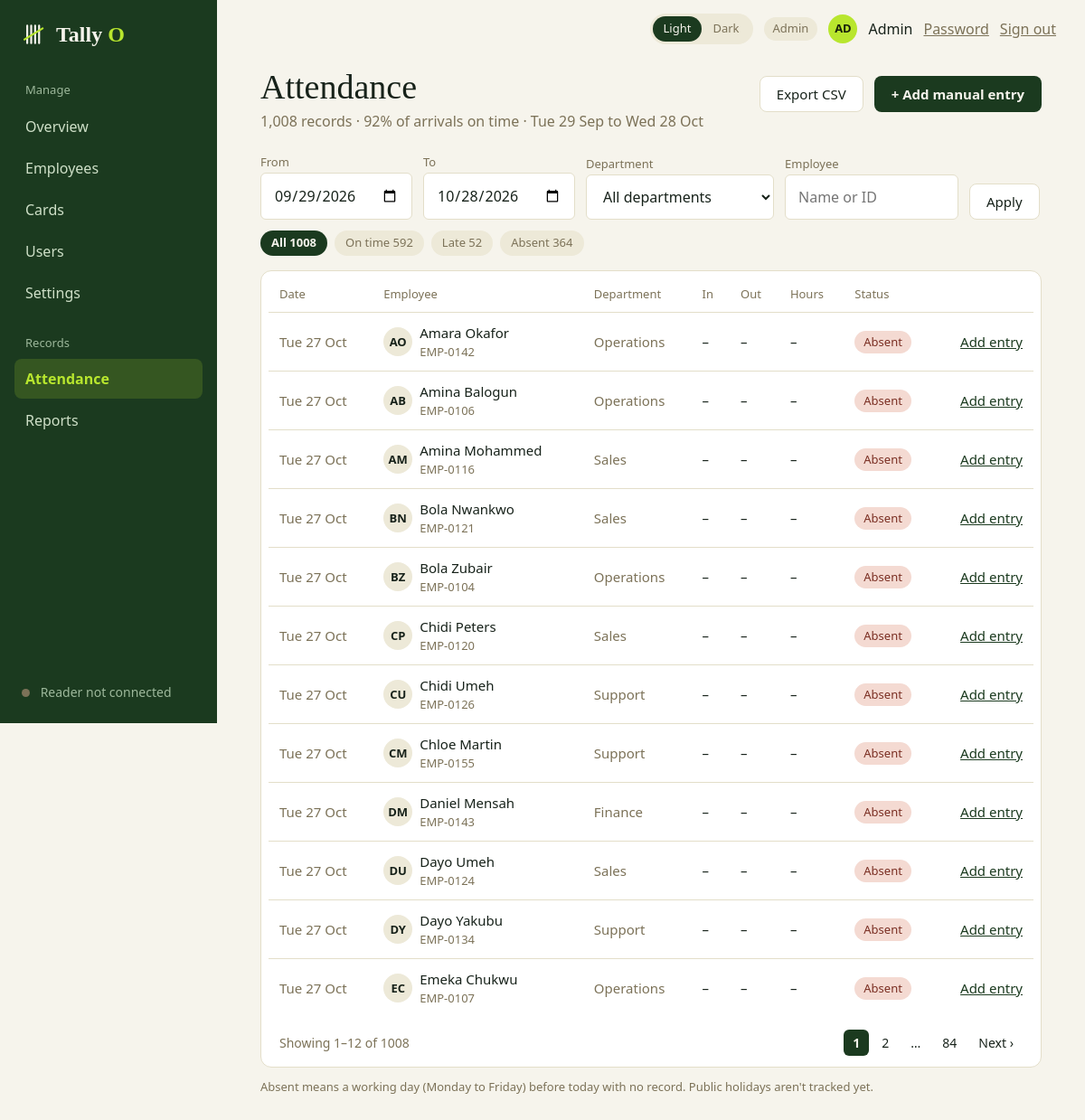
Page /admin/attendance (signed in) on the committed database.
### tables this page shows
CREATE TABLE employees (
    id            INTEGER PRIMARY KEY,
    employee_code TEXT    NOT NULL UNIQUE,              -- e.g. EMP-0142
    full_name     TEXT    NOT NULL,
    department    TEXT    NOT NULL,
    email         TEXT,
    joined_on     TEXT    NOT NULL,
    is_active     INTEGER NOT NULL DEFAULT 1 CHECK (is_active IN (0, 1))
);

### admin.py (the view)
@bp.route("/attendance")
@admin_only
def attendance():
    return render_template("attendance_log.html", list_endpoint="admin.attendance",
                           export_endpoint="admin.attendance_export", can_edit=True,
                           **reporting.attendance_context(db.get_db(), request.args),
                           **shell_context("Attendance"))

### app.py (called while the page is built)
@app.context_processor
def inject_globals():
    return {"APP_NAME": APP_NAME, "APP_TAGLINE": APP_TAGLINE,
            "csrf_token": auth.csrf_token, "safe_url": safe_url,
            "reader": reader.status()}

@app.after_request
def no_store_when_signed_in(response):
    if "user" in session and request.endpoint != "static":
        response.headers["Cache-Control"] = "no-store"
    return response

### auth.py (called while the page is built)
def csrf_token():
    if "csrf" not in session:
        session["csrf"] = secrets.token_hex(16)
    return session["csrf"]

def login_required(view):
    @wraps(view)
    def wrapped(*args, **kwargs):
        user = session.get("user")
        if not user:
            return redirect(url_for("auth.login"))
        row = get_db().execute("SELECT is_active, must_change_password FROM users WHERE id = ?",
                               (user["id"],)).fetchone()
        if row is None or not row["is_active"]:       # deactivated since they signed in
            session.clear()
            return redirect(url_for("auth.login"))
        if row["must_change_password"] and request.endpoint not in ("account.password", "auth.logout"):
            return redirect(url_for("account.password"))
        return view(*args, **kwargs)
    return wrapped

def role_required(*roles):
    def decorator(view):
        @wraps(view)
        @login_required
        def wrapped(*args, **kwargs):
            if session["user"]["role"] not in roles:
                abort(403)
            return view(*args, **kwargs)
        return wrapped
    return decorator

### db.py (called while the page is built)
def connect(path=DEFAULT_DB):
    Path(path).parent.mkdir(parents=True, exist_ok=True)
    conn = sqlite3.connect(str(path), isolation_level=None, timeout=10)  # we run transactions ourselves
    conn.row_factory = sqlite3.Row            # rows behave like dicts: row["name"]
    conn.execute("PRAGMA foreign_keys = ON")  # SQLite ignores foreign keys unless asked
    conn.execute("PRAGMA journal_mode = WAL") # readers don't block the writer
    return conn

def get_db():
    if "db" not in g:
        g.db = connect(current_app.config["DATABASE"])
    return g.db

### queries.py (called while the page is built)
def departments(db):
    return [r[0] for r in db.execute("SELECT DISTINCT department FROM employees ORDER BY 1")]

### reader.py (called while the page is built)
def status():
    return {"connected": False, "port": None, "label": "Reader not connected"}

### shell.py (called while the page is built)
def safe_url(endpoint, **values):
    try:
        return url_for(endpoint, **values)
    except BuildError:
        return "#"

### templates/attendance_log.html (shortened to what this page needs)
{% extends "app_shell.html" %}
{% block content %}
  <div class="page-head">
    <div>
      <h1 class="page-title">Attendance</h1>
      <p class="muted mt-1">{{ '{:,}'.format(result.counts.all) }} records{% if on_time_pct is not none %} · {{ on_time_pct }}% of arrivals on time{% endif %}
        · {{ f.start.isoformat() | day }} to {{ f.end.isoformat() | day }}</p>
    </div>
    <div class="row wrap gap-3">
      <a class="btn btn-secondary" href="{{ url_for(export_endpoint, **keep) }}">Export CSV</a>
      {% if can_edit %}<a class="btn" href="{{ url_for('admin.attendance_new') }}">+ Add manual entry</a>{% endif %}
    </div>
  </div>
  <form class="toolbar mt-5" method="get" action="{{ url_for(list_endpoint) }}">
    <label class="toolbar-field"><span class="muted small">From</span>
      <input class="input toolbar-date" type="date" name="from" value="{{ f.start.isoformat() }}"></label>
    <label class="toolbar-field"><span class="muted small">To</span>
      <input class="input toolbar-date" type="date" name="to" value="{{ f.end.isoformat() }}"></label>
    <label class="toolbar-field"><span class="muted small">Department</span>
      <select class="input toolbar-select" name="dept">
        <option value="">All departments</option>
      </select></label>
    <label class="toolbar-field"><span class="muted small">Employee</span>
      <input class="input toolbar-search-sm" type="search" name="q" value="{{ f.q }}" placeholder="Name or ID"></label>
    <button class="btn btn-secondary toolbar-go" type="submit">Apply</button>
  </form>
  <div class="chips">
    <a class="chip" href="{{ url_for(list_endpoint, **base) }}" {% if not f.status %}aria-current="true"{% endif %}>All {{ result.counts.all }}</a>
    {% for key, label in (('on_time', 'On time'), ('late', 'Late'), ('absent', 'Absent')) %}
      <a class="chip" href="{{ url_for(list_endpoint, status=key, **base) }}" {% if f.status == key %}aria-current="true"{% endif %}>{{ label }} {{ result.counts[key] }}</a>
    {% endfor %}
  </div>
  <div class="card table-card mt-4">
    <table class="table">
      <thead><tr><th>Date</th><th>Employee</th><th>Department</th><th>In</th><th>Out</th><th>Hours</th><th>Status</th><th></th></tr></thead>
      <tbody>
        {% for r in result.rows %}
          <tr>
            <td class="muted">{{ r.work_date | day }}</td>
            <td><div class="row"><span class="avatar">{{ r.initials }}</span><div><div>{{ r.full_name }}</div><div class="muted small">{{ r.employee_code }}</div></div></div></td>
            <td class="muted">{{ r.department }}</td>
            <td>{{ r.in_time }}</td>
            <td class="{{ 'warn' if r.out_time == 'Missing' else '' }}">{{ r.out_time }}</td>
            <td>{{ r.hours }}</td>
            <td>
              {% if r.status == 'on_time' %}<span class="pill pill-ok">On time</span>
              {% elif r.status == 'late' %}<span class="pill pill-late">Late</span>
              {% else %}<span class="pill pill-bad">Absent</span>{% endif %}
            </td>
            <td class="right nowrap">
              {% if r.id %}
                {% if r.source == 'manual' %}<span class="pill small" title="{{ r.note or '' }}">Manual</span>{% endif %}
                {% if can_edit %}<a href="{{ url_for('admin.attendance_edit', record_id=r.id) }}">Edit</a>{% endif %}
              {% elif can_edit %}
                <a href="{{ url_for('admin.attendance_new', employee=r.employee_id, date=r.work_date) }}">Add entry</a>
              {% endif %}
            </td>
          </tr>
        {% else %}
          <tr><td colspan="8" class="empty-cell">No records match these filters.</td></tr>
        {% endfor %}
      </tbody>
    </table>
    {% if result.total %}
      <div class="pager">
        <span class="muted">Showing {{ result.first }}–{{ result.last }} of {{ result.total }}</span>
        {% if result.pages > 1 %}
          <nav aria-label="Pages">
            {% for n in result.numbers %}
              {% if n is none %}<span class="page muted">…</span>
              {% elif n == result.page %}<a href="#" aria-current="page">{{ n }}</a>
              {% else %}<a href="{{ url_for(list_endpoint, page=n, **keep) }}">{{ n }}</a>{% endif %}
            {% endfor %}
            {% if result.page < result.pages %}<a href="{{ url_for(list_endpoint, page=result.page + 1, **keep) }}">Next ›</a>{% endif %}
          </nav>
        {% endif %}
      </div>
    {% endif %}
  </div>
  <p class="muted small mt-3">Absent means a working day (Monday to Friday) before today with no record. Public holidays aren't tracked yet.</p>
{% endblock %}

### static/css/base.css (style rules this page uses)
:root { --font-sans: Calibri, Carlito, "Segoe UI", system-ui, -apple-system, sans-serif; --font-serif: Charter, "Bitstream Charter", "Sitka Text", Cambria, Georgia, serif; --space-1: 0.25rem; --space-2: 0.5rem; --space-3: 0.75rem; --space-4: 1rem; --space-5: 1.5rem; --space-6: 2rem; --space-7: 3rem; --radius-sm: 6px; --radius-md: 8px; --radius-lg: 12px; --radius-pill: 999px; --sidebar-width: 240px; }
:root, html[data-theme="light"] { color-scheme: light; --bg: #F6F4EC; --surface: #FFFFFF; --text: #17221A; --muted: #7C7258; --subtle: #5C6558; --line: #E3DEC9; --soft: #EDE9D8; --primary: #1B3A1F; --on-primary: #F6F4EC; --accent: #B8E62E; --on-accent: #17200A; --link: #1B3A1F; --brand-accent: #7DB82A; --ring: rgba(27, 58, 31, 0.25); --ok-bg: #E3F2BC; --ok-fg: #2E4A0B; --late-bg: #F8E7BE; --late-fg: #6B4A08; --bad-bg: #F4DAD2; --bad-fg: #7A2E22; --sidebar-bg: #1B3A1F; --sidebar-text: #CFE0C8; --sidebar-muted: #9DB89B; --sidebar-active-bg: rgba(184, 230, 46, 0.16); --sidebar-active-text: #B8E62E; }
*, *::before, *::after { box-sizing: border-box; }
* { margin: 0; }
html { -webkit-text-size-adjust: 100%; }
body { font-family: var(--font-sans); font-size: 1rem; line-height: 1.5; color: var(--text); background: var(--bg); -webkit-font-smoothing: antialiased; }
button, input, select, textarea { font: inherit; color: inherit; }
a { color: var(--link); }
.page-title { font-family: var(--font-serif); font-weight: 400; font-size: 2.375rem; line-height: 1.1; }
.muted { color: var(--muted); }
.btn { display: inline-flex; align-items: center; justify-content: center; gap: var(--space-2); padding: 0.625rem 1.125rem; border: 1px solid transparent; border-radius: var(--radius-md); background: var(--primary); color: var(--on-primary); font-size: 0.9375rem; font-weight: 700; line-height: 1.2; text-decoration: none; cursor: pointer; }
.btn-secondary { background: var(--surface); color: var(--text); border-color: var(--line); font-weight: 400; }
.card { background: var(--surface); border: 1px solid var(--line); border-radius: var(--radius-lg); }
.table-card { padding: var(--space-4) var(--space-2) var(--space-2); overflow-x: auto; }
.pill { display: inline-block; padding: 0.1875rem 0.625rem; border-radius: var(--radius-pill); background: var(--soft); color: var(--muted); font-size: 0.8125rem; white-space: nowrap; }
.pill-bad { background: var(--bad-bg); color: var(--bad-fg); }
.avatar { display: inline-flex; align-items: center; justify-content: center; width: 2rem; height: 2rem; margin-right: var(--space-2); border-radius: 50%; background: var(--soft); color: var(--text); font-size: 0.8125rem; font-weight: 700; flex: none; }
.table { width: 100%; border-collapse: collapse; font-size: 0.9375rem; }
.table th { padding: 0 0.75rem 0.625rem; text-align: left; font-size: 0.8125rem; font-weight: 400; color: var(--muted); }
.table td { padding: 0.6875rem 0.75rem; border-top: 1px solid var(--line); }
.input { width: 100%; padding: 0.75rem 0.875rem; background: var(--surface); border: 1px solid var(--line); border-radius: var(--radius-sm); }
.row { display: flex; align-items: center; }
.wrap { flex-wrap: wrap; }
.gap-3 { gap: var(--space-3); }
.mt-1 { margin-top: var(--space-1); }
.mt-3 { margin-top: var(--space-3); }
.mt-4 { margin-top: var(--space-4); }

### rows in the picture
employees: work_date|day "Tue 27 Oct", initials "AO", full_name "Amara Okafor", employee_code "EMP-0142", department "Operations", in_time "–", out_time "–", hours "–"
employees: work_date|day "Tue 27 Oct", initials "AB", full_name "Amina Balogun", employee_code "EMP-0106", department "Operations", in_time "–", out_time "–", hours "–"
employees: work_date|day "Tue 27 Oct", initials "AM", full_name "Amina Mohammed", employee_code "EMP-0116", department "Sales", in_time "–", out_time "–", hours "–"
employees: work_date|day "Tue 27 Oct", initials "BN", full_name "Bola Nwankwo", employee_code "EMP-0121", department "Sales", in_time "–", out_time "–", hours "–"
employees: work_date|day "Tue 27 Oct", initials "BZ", full_name "Bola Zubair", employee_code "EMP-0104", department "Operations", in_time "–", out_time "–", hours "–"
employees: work_date|day "Tue 27 Oct", initials "CP", full_name "Chidi Peters", employee_code "EMP-0120", department "Sales", in_time "–", out_time "–", hours "–"
employees: work_date|day "Tue 27 Oct", initials "CU", full_name "Chidi Umeh", employee_code "EMP-0126", department "Support", in_time "–", out_time "–", hours "–"
employees: work_date|day "Tue 27 Oct", initials "CM", full_name "Chloe Martin", employee_code "EMP-0155", department "Support", in_time "–", out_time "–", hours "–"
employees: work_date|day "Tue 27 Oct", initials "DM", full_name "Daniel Mensah", employee_code "EMP-0143", department "Finance", in_time "–", out_time "–", hours "–"
employees: work_date|day "Tue 27 Oct", initials "DU", full_name "Dayo Umeh", employee_code "EMP-0124", department "Sales", in_time "–", out_time "–", hours "–"
employees: work_date|day "Tue 27 Oct", initials "DY", full_name "Dayo Yakubu", employee_code "EMP-0134", department "Support", in_time "–", out_time "–", hours "–"
employees: work_date|day "Tue 27 Oct", initials "EC", full_name "Emeka Chukwu", employee_code "EMP-0107", department "Operations", in_time "–", out_time "–", hours "–"

### other values in the picture
{{ APP_NAME[:-1] }} "Tally"
{{ APP_NAME[-1]|upper }} "O"
{{ group.label }} "Manage" "Records"
{{ link.name }} "Overview" "Employees" "Cards" "Users" "Settings" "Attendance" "Reports"
{{ reader.label }} "Reader not connected"
{{ role_label }} "Admin"
{{ user_initials }} "AD"
{{ user_name }} "Admin"
{{ '{:,}'.format(result.counts.all) }} "1,008"
{{ on_time_pct }} "92"
{{ f.start.isoformat() | day }} "Tue 29 Sep"
{{ f.end.isoformat() | day }} "Wed 28 Oct"
{{ result.counts.all }} "1008"
{{ label }} "On time" "Late" "Absent"
{{ result.counts[key] }} "592" "52" "364"
